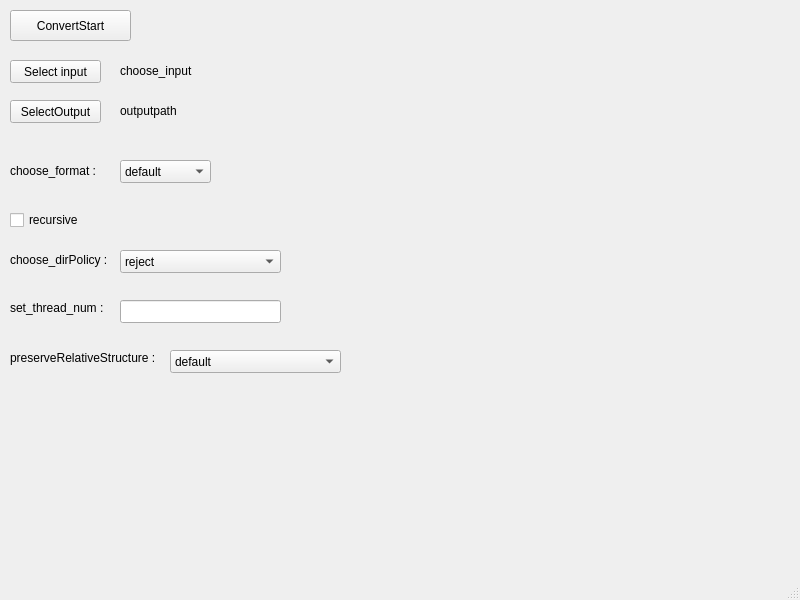
<?xml version="1.0" encoding="UTF-8"?>
<ui version="4.0">
 <class>MainWindow</class>
 <widget class="QMainWindow" name="MainWindow">
  <property name="geometry">
   <rect>
    <x>0</x>
    <y>0</y>
    <width>800</width>
    <height>600</height>
   </rect>
  </property>
  <property name="windowTitle">
   <string>MainWindow</string>
  </property>
  <widget class="QWidget" name="centralwidget">
   <widget class="QPushButton" name="btnSelectInput">
    <property name="geometry">
     <rect>
      <x>10</x>
      <y>60</y>
      <width>91</width>
      <height>23</height>
     </rect>
    </property>
    <property name="text">
     <string>Select input</string>
    </property>
   </widget>
   <widget class="QLabel" name="InputInfo">
    <property name="geometry">
     <rect>
      <x>120</x>
      <y>60</y>
      <width>111</width>
      <height>21</height>
     </rect>
    </property>
    <property name="text">
     <string>choose_input</string>
    </property>
   </widget>
   <widget class="QPushButton" name="btnSelectOutput">
    <property name="geometry">
     <rect>
      <x>10</x>
      <y>100</y>
      <width>91</width>
      <height>23</height>
     </rect>
    </property>
    <property name="text">
     <string>SelectOutput</string>
    </property>
   </widget>
   <widget class="QLabel" name="OutputInfo">
    <property name="geometry">
     <rect>
      <x>120</x>
      <y>100</y>
      <width>101</width>
      <height>21</height>
     </rect>
    </property>
    <property name="text">
     <string>outputpath</string>
    </property>
   </widget>
   <widget class="QLabel" name="format_label">
    <property name="geometry">
     <rect>
      <x>10</x>
      <y>160</y>
      <width>101</width>
      <height>21</height>
     </rect>
    </property>
    <property name="text">
     <string>choose_format : </string>
    </property>
   </widget>
   <widget class="QComboBox" name="comboFormat">
    <property name="geometry">
     <rect>
      <x>120</x>
      <y>160</y>
      <width>91</width>
      <height>23</height>
     </rect>
    </property>
    <property name="mouseTracking">
     <bool>false</bool>
    </property>
    <property name="minimumContentsLength">
     <number>0</number>
    </property>
    <item>
     <property name="text">
      <string>default</string>
     </property>
    </item>
    <item>
     <property name="text">
      <string>txt</string>
     </property>
    </item>
    <item>
     <property name="text">
      <string>md</string>
     </property>
    </item>
    <item>
     <property name="text">
      <string>html</string>
     </property>
    </item>
   </widget>
   <widget class="QPushButton" name="btnConvert">
    <property name="geometry">
     <rect>
      <x>10</x>
      <y>10</y>
      <width>121</width>
      <height>31</height>
     </rect>
    </property>
    <property name="text">
     <string>ConvertStart</string>
    </property>
   </widget>
   <widget class="QCheckBox" name="recursiveCheckBox">
    <property name="geometry">
     <rect>
      <x>10</x>
      <y>210</y>
      <width>191</width>
      <height>20</height>
     </rect>
    </property>
    <property name="text">
     <string>recursive</string>
    </property>
   </widget>
   <widget class="QLabel" name="dirPolicy_label">
    <property name="geometry">
     <rect>
      <x>10</x>
      <y>250</y>
      <width>111</width>
      <height>20</height>
     </rect>
    </property>
    <property name="text">
     <string>choose_dirPolicy : </string>
    </property>
   </widget>
   <widget class="QComboBox" name="comboBox_dirPolicy">
    <property name="geometry">
     <rect>
      <x>120</x>
      <y>250</y>
      <width>161</width>
      <height>23</height>
     </rect>
    </property>
    <item>
     <property name="text">
      <string>reject</string>
     </property>
    </item>
    <item>
     <property name="text">
      <string>overwrite</string>
     </property>
    </item>
    <item>
     <property name="text">
      <string>renamewithsuffix</string>
     </property>
    </item>
   </widget>
   <widget class="QLineEdit" name="lineEdit_threadNum">
    <property name="geometry">
     <rect>
      <x>120</x>
      <y>300</y>
      <width>161</width>
      <height>23</height>
     </rect>
    </property>
   </widget>
   <widget class="QLabel" name="thread_label">
    <property name="geometry">
     <rect>
      <x>10</x>
      <y>300</y>
      <width>111</width>
      <height>16</height>
     </rect>
    </property>
    <property name="text">
     <string>set_thread_num :</string>
    </property>
   </widget>
   <widget class="QLabel" name="preserveRelativeStructure_label">
    <property name="geometry">
     <rect>
      <x>10</x>
      <y>350</y>
      <width>151</width>
      <height>16</height>
     </rect>
    </property>
    <property name="text">
     <string>preserveRelativeStructure :</string>
    </property>
   </widget>
   <widget class="QComboBox" name="comboBox_preserveRelativeStructure">
    <property name="geometry">
     <rect>
      <x>170</x>
      <y>350</y>
      <width>171</width>
      <height>23</height>
     </rect>
    </property>
    <item>
     <property name="text">
      <string>default</string>
     </property>
    </item>
    <item>
     <property name="text">
      <string>preserve-structure</string>
     </property>
    </item>
    <item>
     <property name="text">
      <string>flat-output</string>
     </property>
    </item>
   </widget>
  </widget>
  <widget class="QMenuBar" name="menubar">
   <property name="geometry">
    <rect>
     <x>0</x>
     <y>0</y>
     <width>800</width>
     <height>20</height>
    </rect>
   </property>
  </widget>
  <widget class="QStatusBar" name="statusbar"/>
 </widget>
 <resources/>
 <connections/>
</ui>
